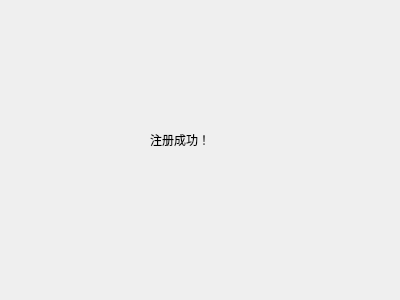
<?xml version="1.0" encoding="UTF-8"?>
<ui version="4.0">
 <class>signuptips</class>
 <widget class="QDialog" name="signuptips">
  <property name="geometry">
   <rect>
    <x>0</x>
    <y>0</y>
    <width>400</width>
    <height>300</height>
   </rect>
  </property>
  <property name="windowTitle">
   <string>Dialog</string>
  </property>
  <widget class="QLabel" name="label">
   <property name="geometry">
    <rect>
     <x>150</x>
     <y>130</y>
     <width>69</width>
     <height>19</height>
    </rect>
   </property>
   <property name="text">
    <string>注册成功！</string>
   </property>
  </widget>
 </widget>
 <resources/>
 <connections/>
</ui>
